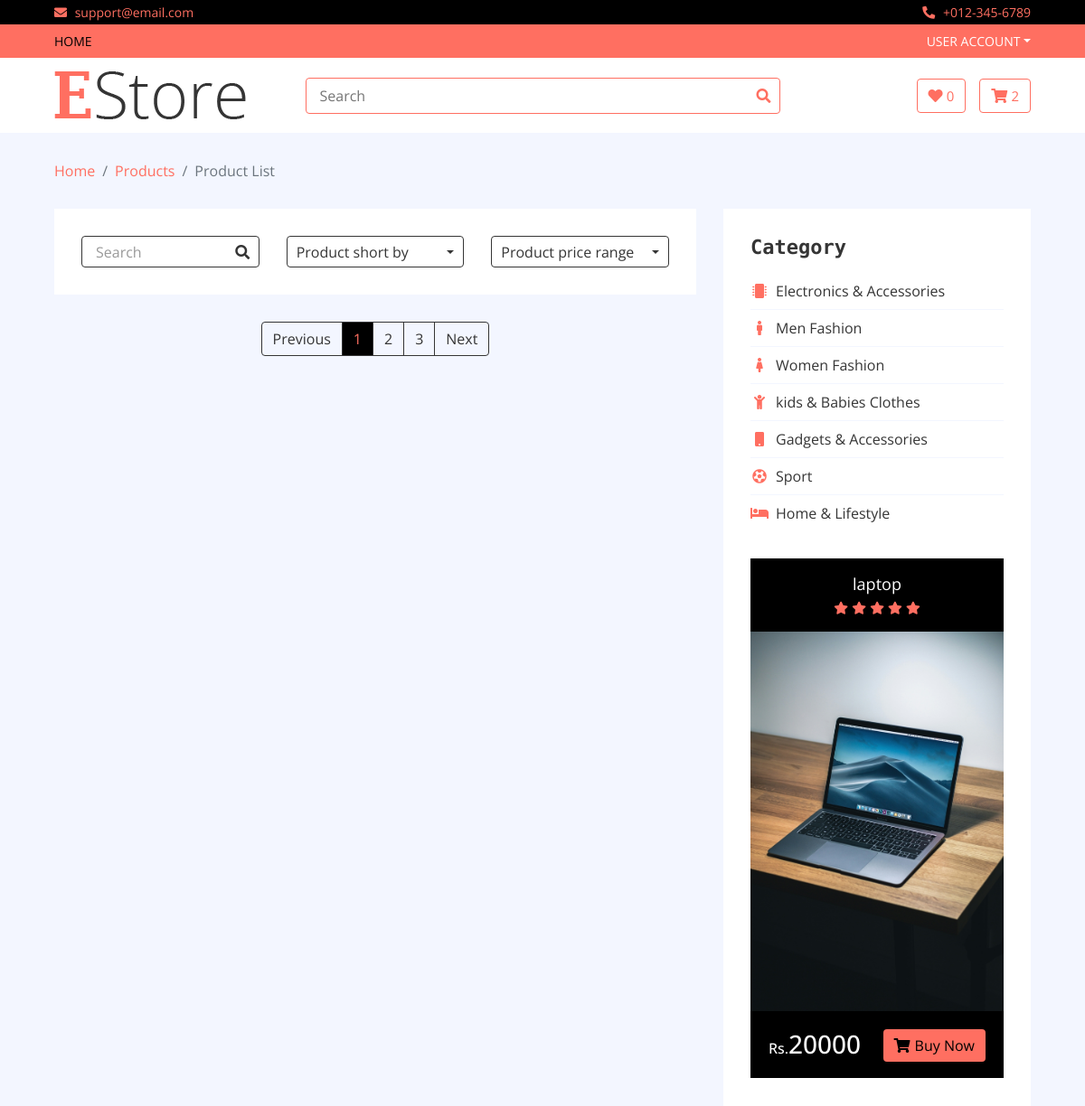
Page /brand/samsung (upper part) on the earlier database version.
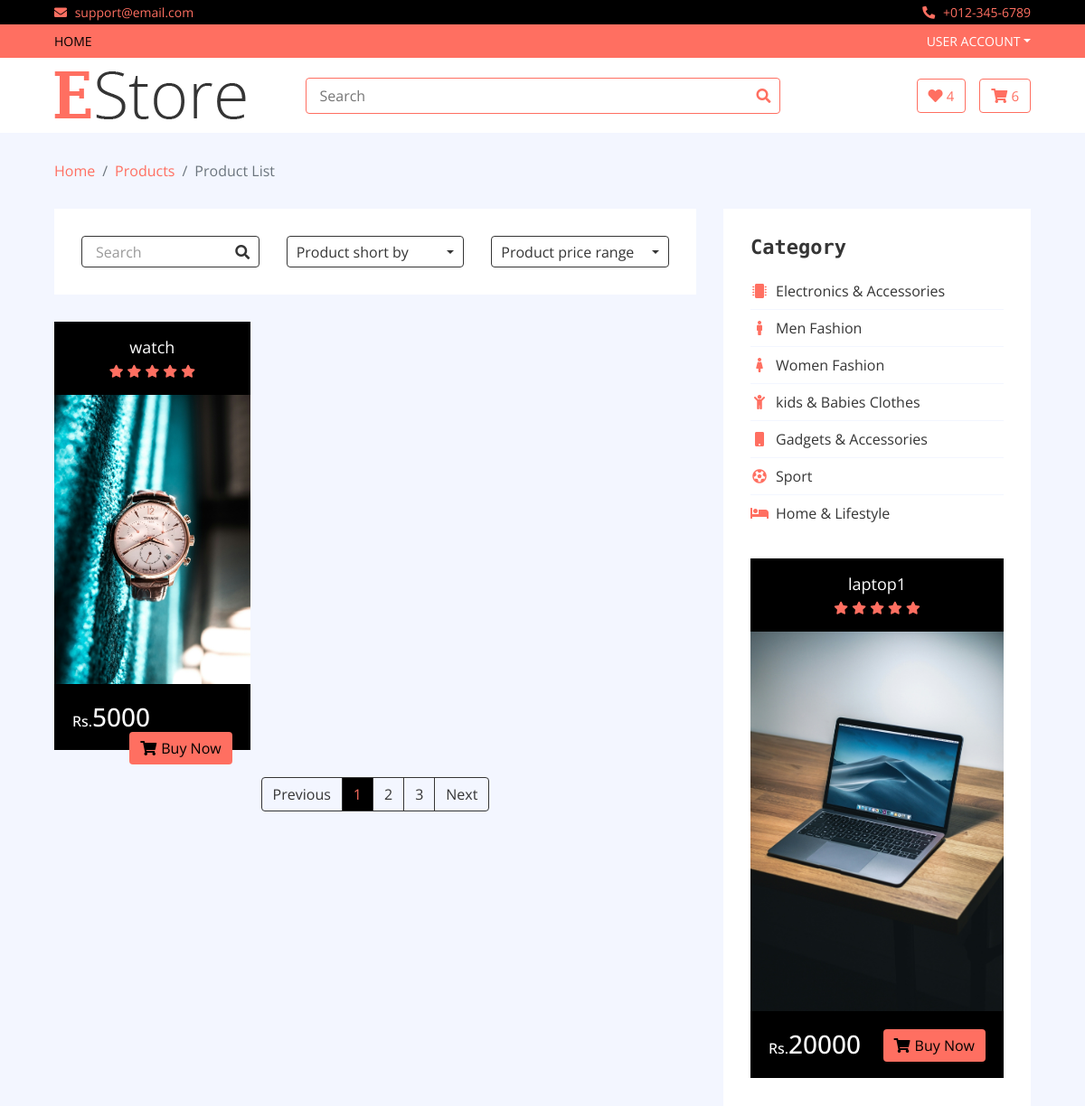
Same page on the later database version.
### home/models.py (models this page shows, shortened)
class Category(models.Model):
    name=models.CharField(max_length=200)
    logo=models.CharField(max_length=200,blank=True)
    slug=models.CharField(max_length=500,unique=True)

class Product(models.Model):
    name = models.CharField(max_length=500)
    price=models.IntegerField()
    discounted_price=models.IntegerField(default=0)
    image=models.ImageField(upload_to='media')
    description=models.TextField(blank=True)
    specification=models.TextField(blank=True)
    category=models.ForeignKey(Category,on_delete=models.CASCADE)
    brand=models.ForeignKey(Brand,on_delete=models.CASCADE)
    stock = models.CharField(choices=STOCK,max_length=50)
    labels=models.CharField(choices=LABELS,max_length=50)
    slug = models.CharField(max_length=500, default="")

### home/views.py (the view)
# urls.py: path('brand/<slug>', BrandView.as_view(), name='brand'),
class BrandView(Base):
    def get(self,request,slug):
        brand_id = Brand.objects.get(slug = slug).id
        self.views['brand_products'] = Product.objects.filter(brand_id = brand_id)
        self.views['categories'] = Category.objects.all()
        self.views['brands'] = Brand.objects.all()
        self.views['sales'] = Product.objects.filter(labels='sale')
        return render(request,'brand.html',self.views)

### templates/brand.html (shortened to what the changed rows need)
{% extends 'base.html' %}
{% load static %}
{% block content %}
        <div class="product-view">
            <div class="container-fluid">
                <div class="row">
                    <div class="col-lg-8">
                        <div class="row">
                             {% for brand in brand_products %}
                            <div class="col-md-4">
                                <div class="product-item">
                                    <div class="product-title">
                                        <a href="#">{{brand.name}}</a>
                                        <div class="ratting">
                                            <i class="fa fa-star"></i>
                                            <i class="fa fa-star"></i>
                                            <i class="fa fa-star"></i>
                                            <i class="fa fa-star"></i>
                                            <i class="fa fa-star"></i>
                                        </div>
                                    </div>
                                    <div class="product-image">
                                        <a href="product-detail.html">
                                            <img src="{{brand.image.url}}" alt="Product Image">
                                        </a>
                                    </div>
                                    <div class="product-price">
                                        {% if brand.discounted_price > 0 %}
                                        <h3><span>Rs.</span>{{brand.discounted_price}}</h3>
                                        {% else %}
                                        <h3><span>Rs.</span>{{brand.price}}</h3>
                                        {% endif %}
                                        <a class="btn" href=""><i class="fa fa-shopping-cart"></i>Buy Now</a>
                                    </div>
                                </div>
                            </div>
                            {% endfor %}
                        </div>
                    </div>
                    <div class="col-lg-4 sidebar">
                        <div class="sidebar-widget category">
                            <h2 class="title">Category</h2>
                            <nav class="navbar bg-light">
                                <ul class="navbar-nav">
                                    {% for cat in categories %}
                                    <li class="nav-item">
                                        <a class="nav-link" href="#"><i class="fa fa-{{cat.logo}}"></i>{{cat.name}}</a>
                                    </li>
                                    {% endfor %}
                                </ul>
                            </nav>
                        </div>
                        <div class="sidebar-widget widget-slider">
                            <div class="sidebar-slider normal-slider">
                                {% for sale in sales %}
                                <div class="product-item">
                                    <div class="product-title">
                                        <a href="#">{{sale.name}}</a>
                                        <div class="ratting">
                                            <i class="fa fa-star"></i>
                                            <i class="fa fa-star"></i>
                                            <i class="fa fa-star"></i>
                                            <i class="fa fa-star"></i>
                                            <i class="fa fa-star"></i>
                                        </div>
                                    </div>
                                    <div class="product-image">
                                        <a href="product-detail.html">
                                            <img src="{{sale.image.url}}" alt="Product Image">
                                        </a>
                                    </div>
                                    <div class="product-price">
                                        {% if sale.discounted_price > 0 %}
                                        <h3><span>Rs.</span>{{sale.discounted_price}}</h3>
                                        {% else %}
                                        <h3><span>Rs.</span>{{sale.price}}</h3>
                                        {% endif %}
                                        <a class="btn" href=""><i class="fa fa-shopping-cart"></i>Buy Now</a>
                                    </div>
                                </div>
                                {% endfor %}
                            </div>
                        </div>
                    </div>
                </div>
            </div>
        </div>
{% endblock %}

Differences in the rows shown:
now on this page (row edited): Product: name "watch", image (picture), price "5000"
changed Product: name "laptop" → "laptop1"
Other differences:
{{ count_wishlist }}: "0" → "4"
{{ count_cart }}: "2" → "6"
